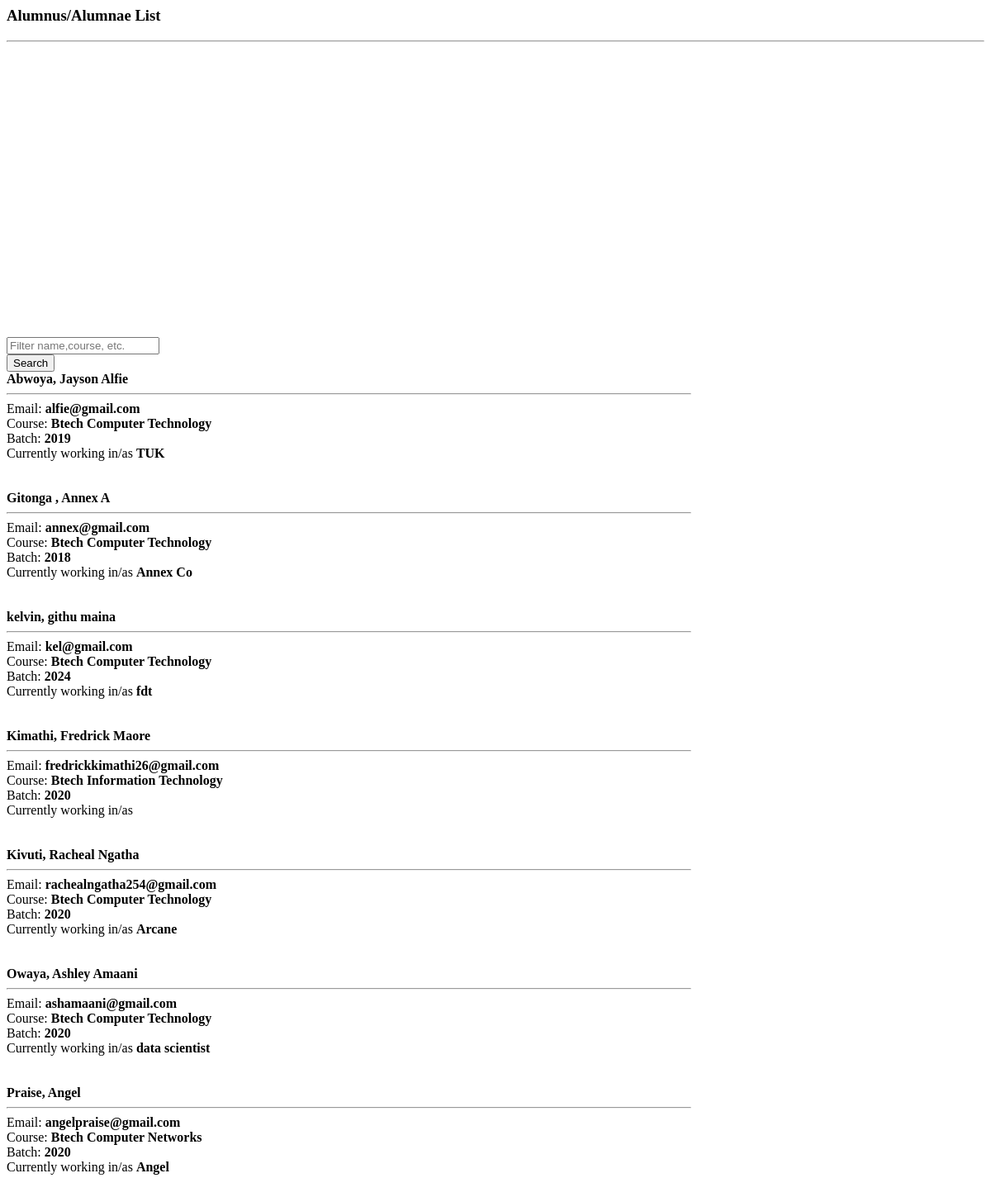
Screenshot of /alumni_list.php with the database file from the repository.
### tables this page shows
CREATE TABLE `alumnus_bio` (
  `id` int(30) NOT NULL,
  `firstname` varchar(200) NOT NULL,
  `middlename` varchar(200) NOT NULL,
  `lastname` varchar(200) NOT NULL,
  `gender` varchar(10) NOT NULL,
  `batch` year(4) NOT NULL,
  `course_id` int(30) NOT NULL,
  `email` varchar(250) NOT NULL,
  `connected_to` text NOT NULL,
  `avatar` text NOT NULL,
  `status` tinyint(1) NOT NULL DEFAULT 0 COMMENT '0= Unverified, 1= Verified',
  `date_created` date NOT NULL DEFAULT current_timestamp()
);

CREATE TABLE `courses` (
  `id` int(30) NOT NULL,
  `course` text NOT NULL,
  `about` text NOT NULL
);

### alumni_list.php (the view, shortened to what this page needs)
<?php
include 'admin/db_connect.php';
?>
        <header class="masthead">
            <div class="container-fluid h-100">
                <div class="row h-100 align-items-center justify-content-center text-center">
                    <div class="col-lg-8 align-self-end mb-4 page-title">
                        <h3 class="text-white">Alumnus/Alumnae List</h3>
                        <hr class="divider my-4" />
                    </div>
                </div>
            </div>
        </header>
        	<div class="container">
        		<div class="card mb-4 mt-4">
		        <div class="card-body">
		            <div class="row">
		                <div class="col-md-8">
		                    <div class="input-group mb-3">
		                      <input type="text" class="form-control" id="filter" placeholder="Filter name,course, etc." aria-label="Filter" aria-describedby="filter-field">
		                    </div>
		                </div>
		                <div class="col-md-4">
		                    <button class="btn btn-primary btn-block btn-sm" id="search">Search</button>
		                </div>
		            </div>
		        </div>
		    </div>
        	</div>
            <div class="container-fluid mt-3 pt-2">
                <div class="row-items">
                <div class="col-lg-12">
                    <div class="row">
                <?php
                $alumni = $conn->query("SELECT a.*,c.course,Concat(a.lastname,', ',a.firstname,' ',a.middlename) as name from alumnus_bio a inner join courses c on c.id = a.course_id order by Concat(a.lastname,', ',a.firstname,' ',a.middlename) asc");
                while($row = $alumni->fetch_assoc()):
                ?>
                <div class="col-md-4 item">
                <div class="card alumni-list" data-id="<?php echo $row['id'] ?>">
                    <div class="card-body">
                        <div class="row align-items-center h-100">
                            <div class="">
                                <div>
                                <p class="filter-txt"><b><?php echo $row['name'] ?></b></p>
                                <hr class="divider w-100" style="max-width: calc(100%)">
                                <p class="filter-txt">Email: <b><?php echo $row['email'] ?></b></p>
                                <p class="filter-txt">Course: <b><?php echo $row['course'] ?></b></p>
                                <p class="filter-txt">Batch: <b><?php echo $row['batch'] ?></b></p>
                                <p class="filter-txt">Currently working in/as <b><?php echo $row['connected_to'] ?></b></p>
                                    <br>
                                </div>
                            </div>
                        </div>
                    </div>
                </div>
                <br>
                </div>
                <?php endwhile; ?>
                </div>
                </div>
                </div>
            </div>

### alumni_list.php (style rules this page uses)
.alumni-list { cursor: pointer; border: unset; flex-direction: inherit; }
.alumni-list .card-body { width: calc(70%); }
header.masthead,header.masthead:before { min-height: 50vh !important; height: 50vh !important }
.row-items { position: relative; }
.masthead { min-height: 23vh !important; height: 23vh !important; }
.masthead:before { min-height: 23vh !important; height: 23vh !important; }
.alumni-list p { margin:unset; }

### rows the page displays
alumnus_bio: name "Abwoya, Jayson Alfie", email "alfie@gmail.com", course.course "Btech Computer Technology", batch "2019", connected_to "TUK"
alumnus_bio: name "Gitonga , Annex A", email "annex@gmail.com", course.course "Btech Computer Technology", batch "2018", connected_to "Annex Co"
alumnus_bio: name "kelvin, githu maina", email "kel@gmail.com", course.course "Btech Computer Technology", batch "2024", connected_to "fdt"
alumnus_bio: name "Kimathi, Fredrick Maore", email "fredrickkimathi26@gmail.com", course.course "Btech Information Technology", batch "2020"
alumnus_bio: name "Kivuti, Racheal Ngatha", email "rachealngatha254@gmail.com", course.course "Btech Computer Technology", batch "2020", connected_to "Arcane"
alumnus_bio: name "Owaya, Ashley Amaani", email "ashamaani@gmail.com", course.course "Btech Computer Technology", batch "2020", connected_to "data scientist"
alumnus_bio: name "Praise, Angel", email "angelpraise@gmail.com", course.course "Btech Computer Networks", batch "2020", connected_to "Angel"
